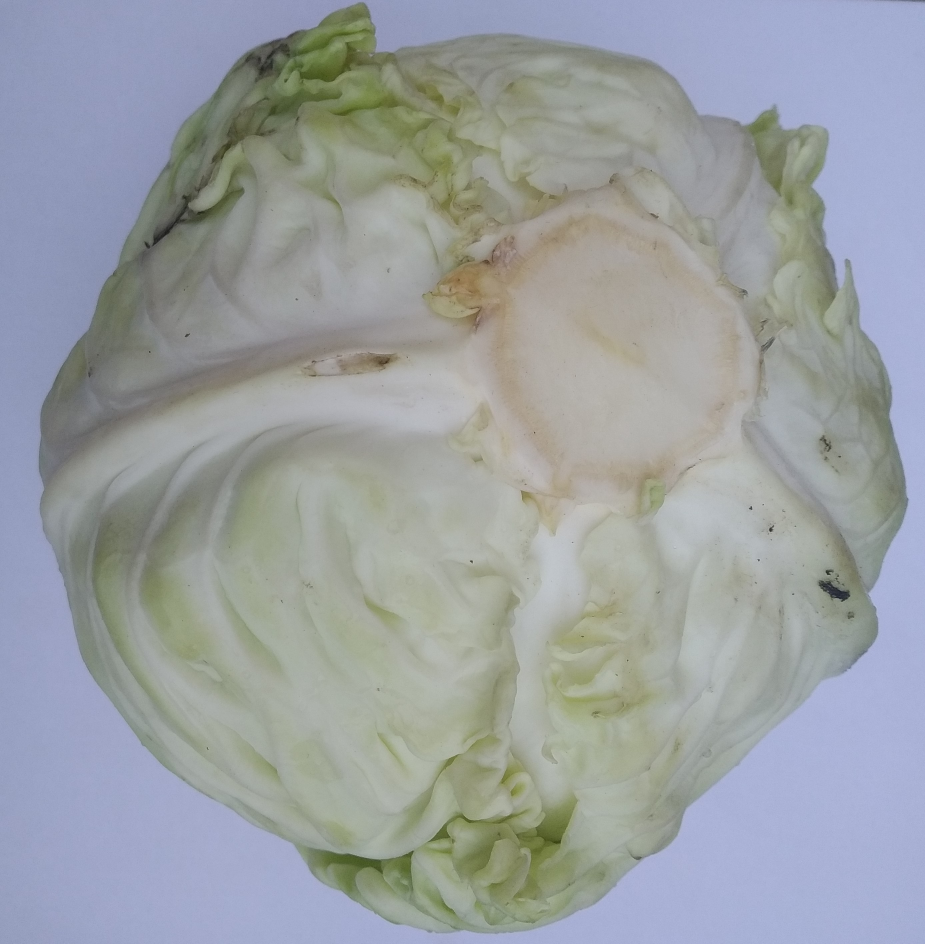
#> input picture cabbage/IMG_20190801_070733.jpg, 2775 x 2831 px (shown at 1/3 size); its folder holds 4 pictures in this run
$ python compress.py   (older library calls are emulated)
#> lines starting #> are read from the running program, lines starting #| are printed output that depends on the picture
import os
from datetime import datetime
from PIL import Image

for image_file_name in os.listdir('cabbage/'):
    if image_file_name.endswith(".jpg"):
        now = datetime.now().strftime('%Y%m%d-%H%M%S-%f')

        foo = Image.open('cabbage/'+image_file_name)
#> foo is the input picture: PIL image 2775x2831 RGB; mean R, G, B 154.8, 159.5, 162.3
        foo = foo.resize((100, 100), Image.ANTIALIAS)
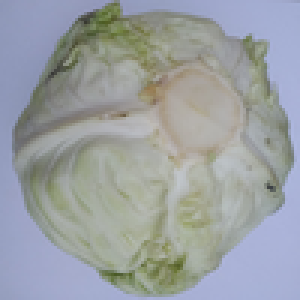
#> foo: PIL image 100x100 RGB (shown 3 times larger); mean R, G, B 154.8, 159.5, 162.3
        foo.save('resized/cabbage/' + now + '.jpg', optimize=True, quality=100)
#> pass 2 of the loop `for image_file_name in os.listdir('cabbage/'):`:
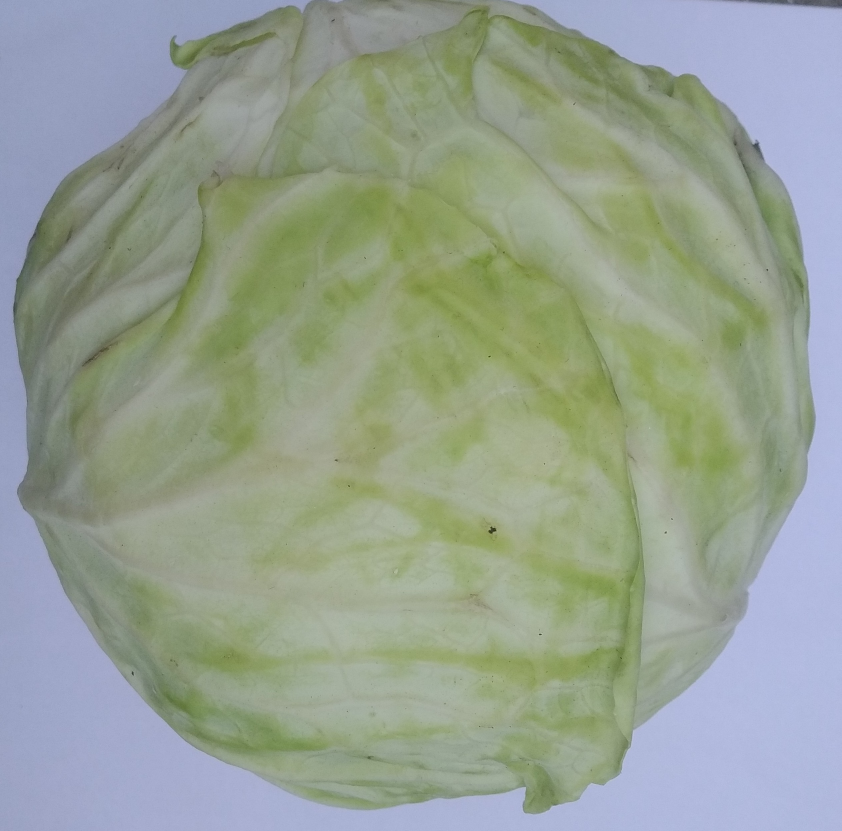
#> input picture cabbage/IMG_20190801_070845.jpg, 2524 x 2493 px (shown at 1/3 size)
#> foo is the input picture: PIL image 2524x2493 RGB; mean R, G, B 150, 160.5, 146
#> `foo = foo.resize((100, 100), Image.ANTIALIAS)`:
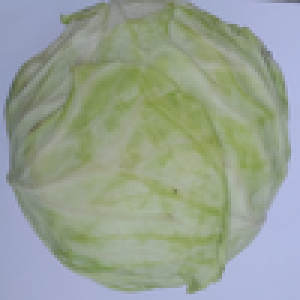
#> foo: PIL image 100x100 RGB (shown 3 times larger); mean R, G, B 150, 160.5, 146
#> pass 3 of the loop `for image_file_name in os.listdir('cabbage/'):`:
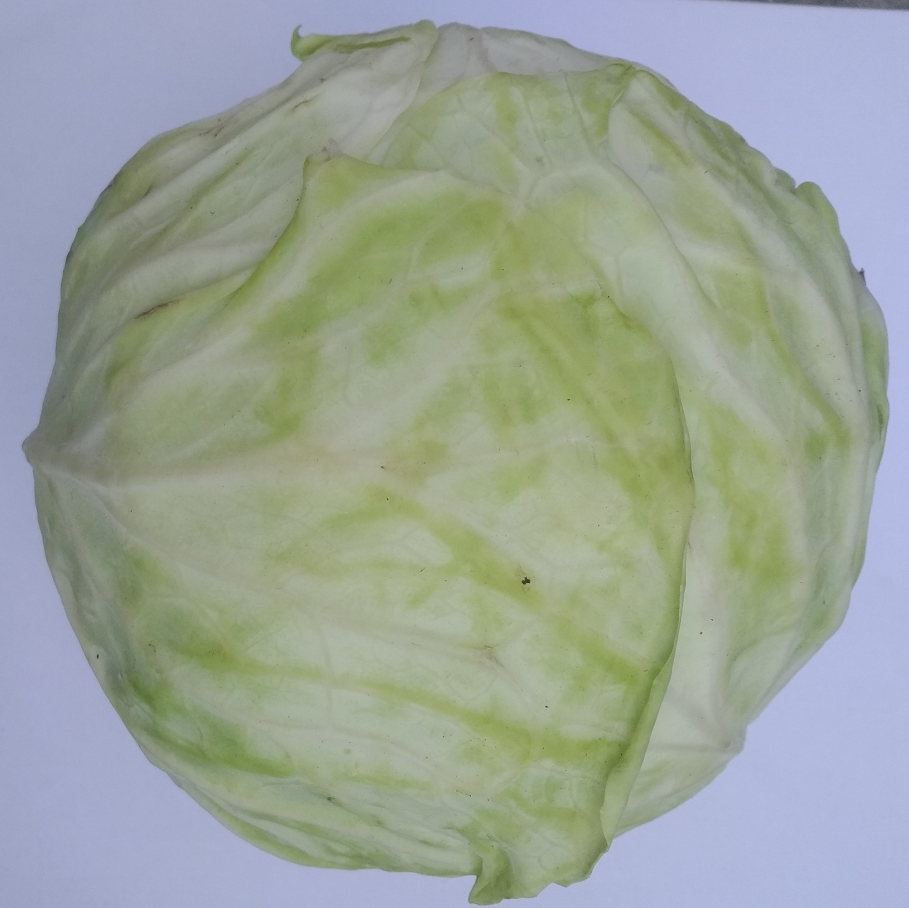
#> input picture cabbage/IMG_20190801_070852.jpg, 2725 x 2722 px (shown at 1/3 size)
#> foo is the input picture: PIL image 2725x2722 RGB; mean R, G, B 154.4, 163.6, 151.9
#> `foo = foo.resize((100, 100), Image.ANTIALIAS)`:
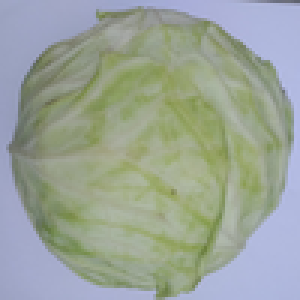
#> foo: PIL image 100x100 RGB (shown 3 times larger); mean R, G, B 154.4, 163.6, 151.9
#> the loop made 4 passes; the first 3 are shown
